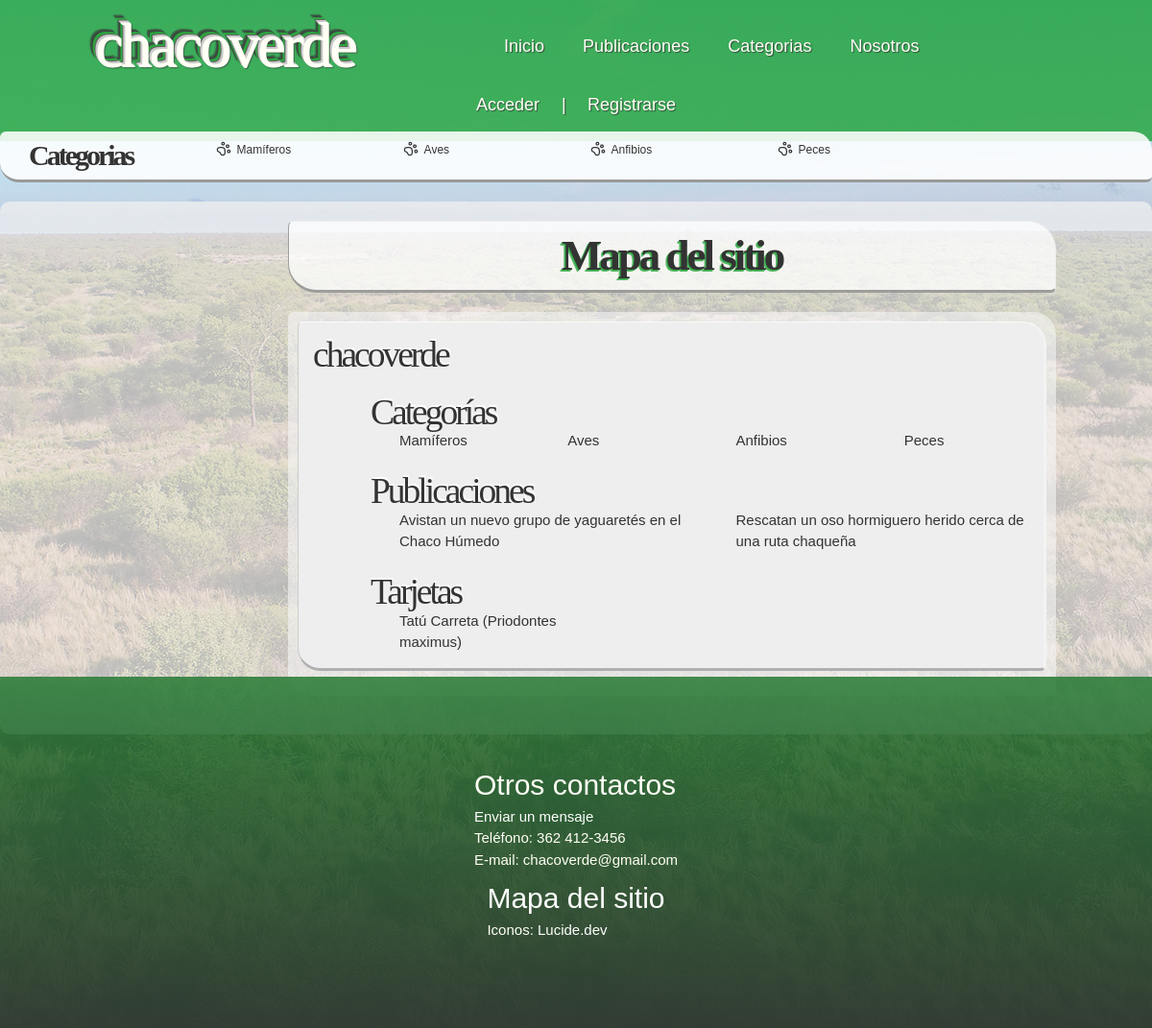
Page /mapa_del_sitio/ on the earlier database version.
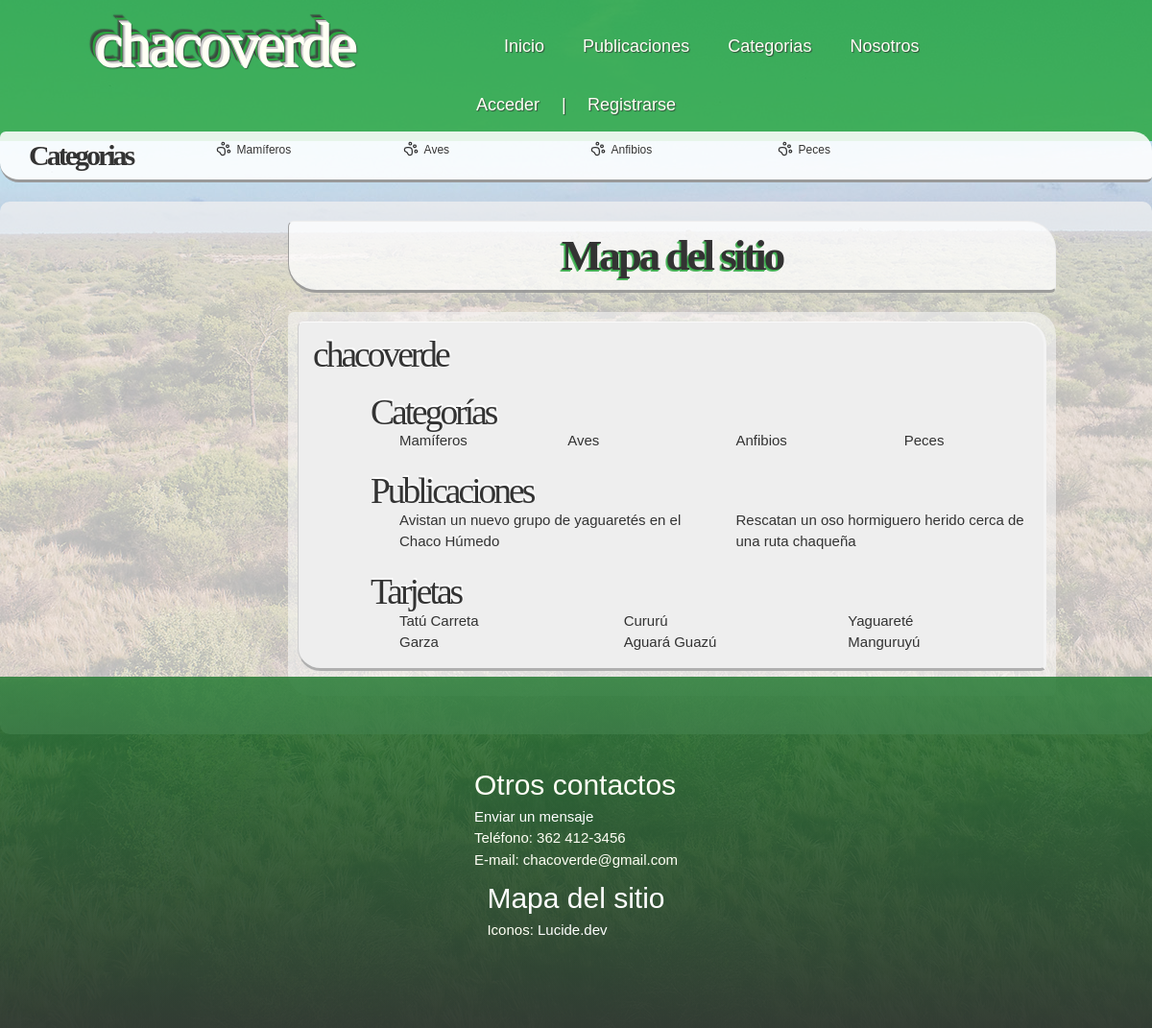
Same page on the later database version.
### apps/categorias/models.py (models this page shows, shortened)
class Categoria_Sobre(models.Model):
	sobre = models.CharField(max_length = 100)
	imagen = models.ImageField(upload_to = 'categorias_foto')
	descripcion = models.TextField(default= None)

### apps/posts/models.py (models this page shows, shortened)
class Post(models.Model):
	titulo = models.CharField(max_length = 200)
	descripcion = models.TextField(default= None)
	cuerpo = models.TextField(default = None)
	fecha = models.DateField(auto_now_add=True)
	imagen = models.ImageField(upload_to = 'posts_fotos')
	categoria_sobre = models.ManyToManyField(Categoria_Sobre)

### apps/tarjetas/models.py (models this page shows, shortened)
class Tarjeta(models.Model):
	nombre = models.CharField(max_length = 100)
	descripcion = models.TextField(default="Sin descripción")
	imagen = models.ImageField(upload_to = 'tarjetas_fotos')
	categoria_sobre = models.ManyToManyField(Categoria_Sobre)

### BlogChacoFaunayFlora/views.py (the view)
# urls.py: path('mapa_del_sitio/', views.MapaDelSitio, name = 'path_mapa_del_sitio'),
def MapaDelSitio(request):
    todos_posts = Post.objects.all()
    categorias = Categoria_Sobre.objects.all()
    tarjetas = Tarjeta.objects.all()
    context = {}
    context['posts'] = todos_posts
    context['categorias'] = categorias
    context['tarjetas'] = tarjetas
    return render(request, 'mapa_del_sitio.html', context)

### apps/categorias/context_processors.py (called while the page is built)
def categorias_globales(request):
    return {'categorias': Categoria_Sobre.objects.all()}

### templates/mapa_del_sitio.html (shortened to what this page needs)
{% extends 'base.html' %}
{% block contenido %}
	<main>
		<h2>Mapa del sitio</h2>
		<section id="publicaciones">
			<article>
				<h3>chacoverde</h3>
				<ul class="mapa">
					<li>
						<br />
						<h3>Categorías</h3>
							<ul class="col4">
							{% for c in categorias %}
								<li><a href="{% url 'categorias:path_filtrado_categoria_todo' c.pk %}">{{c.sobre}}</a></li>
							{% endfor %}
							</ul>
					</li>
					<li>
						<br />
						<h3>Publicaciones</h3>
							<ul class="col2">
							{% for p in posts %}
								<li><a href="{% url 'posts:path_detalle_post' p.pk %}">{{p.titulo}}</a></li>
							{% endfor %}
							</ul>
					</li>
					<li>
						<br />
						<h3>Tarjetas</h3>
							<ul class="col3">
							{% for t in tarjetas %}
								<li><a href="#">{{t.nombre}}</a></li>
							{% endfor %}
							</ul>
					</li>
				</ul>
			</article>
		</section>
	</main>
{% endblock contenido %}

### templates/base.html (shortened to what this page needs)
{% load static %}
<!doctype html>
<html>
<head>
	<link rel="stylesheet" type="text/css" href="{% static 'css/reset.css' %}" />
	<link rel="stylesheet" type="text/css" href="{% static 'css/main.css' %}" />
</head>
<body>
	<header>
		<h1>chacoverde</h1>
		<nav>
			<ul>
                <li><a href="{% url 'path_home' %}">Inicio</a></li>
                <li><a href="{% url 'posts:path_listar_posts' %}">Publicaciones</a></li>
                <li><a href="{% url 'categorias:path_listar_categorias' %}">Categorias</a></li>
                <li><a href="{% url 'usuarios:path_contacto' %}">Nosotros</a></li>
			</ul>
		</nav>
	{% if user.is_authenticated %}
		<ul class="autenticado">
			<li>Hola, {{ user.username }} :) </li>
			<li>
				<a href="{% url 'usuarios:path_logout' %}">Cerrar sesión</a>
				<!--<form method="POST" action="{% url 'usuarios:path_logout' %}">{% csrf_token %}
					<input type="submit" value="Logout">
				</form>-->
			</li>
		</ul>
	{% else %}
		<ul>
			<li><a href="{% url 'usuarios:path_login' %}">Acceder</a> |</li>
			<li><a href="{% url 'usuarios:path_registro' %}">Registrarse</a></li>
		</ul>
	{% endif %}
	</header>
	<aside>
		<h3>Categorias</h3>
		<ul>
		{% for c in categorias %}
			<li><a href="{% url 'categorias:path_filtrado_categoria_todo' c.pk %}">{{ c.sobre }}</a></li>
		{% endfor %}
		</ul>
	</aside>
    {% block contenido %}
    {% endblock contenido %}
	<footer>
		<ul>
			<li><h4>Otros contactos</h4></li>
			<li><a href="{% url 'usuarios:path_contacto' %}">Enviar un mensaje</a></li>
			<li>Teléfono: 362 412-3456</li>
			<li>E-mail: chacoverde@gmail.com</li>
		</ul>
		<ul>
			<li><h4><a href="{% url 'path_mapa_del_sitio' %}">Mapa del sitio</a></h4></li>
			<li><p>Iconos: <a href="https://lucide.dev">Lucide.dev</a></li>
		</ul>
	</footer>
</body>
</html>

Differences in the rows shown:
changed Tarjeta: nombre "Tatú Carreta (Priodontes maximus)" → "Tatú Carreta"
added Tarjeta: nombre "Garza"
added Tarjeta: nombre "Cururú"
added Tarjeta: nombre "Aguará Guazú"
added Tarjeta: nombre "Yaguareté"
added Tarjeta: nombre "Manguruyú"
